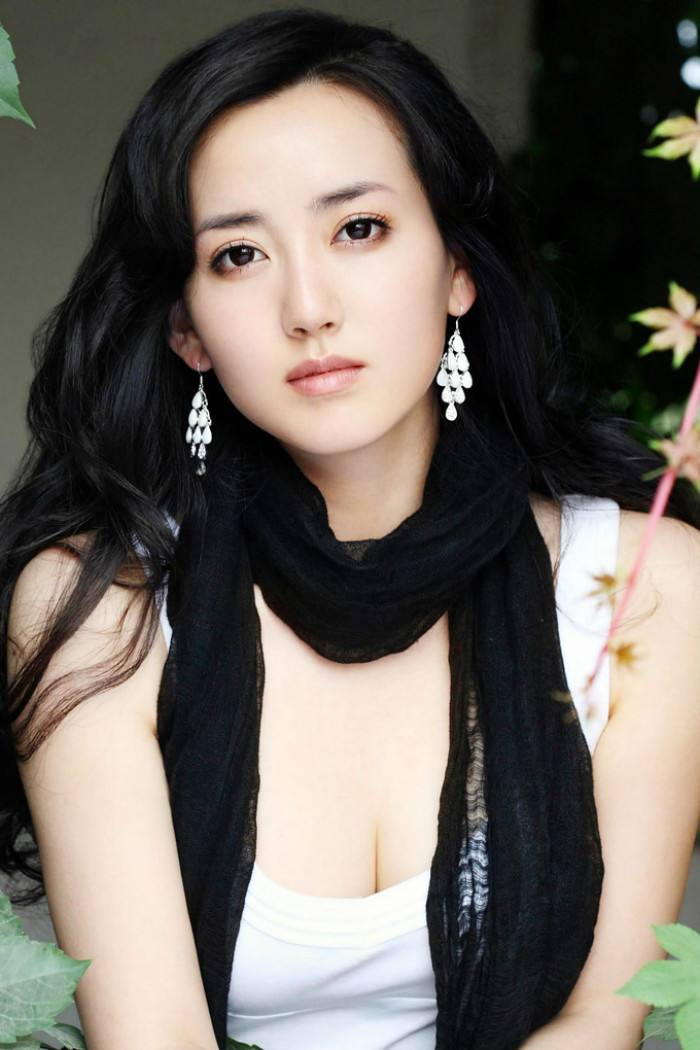
//> input picture images/beauty.jpg, 700 x 1050 px
$ ./opencv_011   (built with g++ and OpenCV 4)
//> lines starting //> are read from the running program, lines starting //| are printed output that depends on the picture
#include<opencv2/opencv.hpp>
#include<iostream>
#include<vector>
using namespace cv;
using namespace std;
int main(int argc, char** argv)
{
	Mat src = imread("D:/images/beauty.jpg", -1);
//> src is the input picture: 1050 rows x 700 cols, CV_8UC3; mean B, G, R 95.3, 102.6, 109.3
	namedWindow("source_demo", WINDOW_FREERATIO);
	if (src.empty())
	{
		printf("can`t open this ph\n");
	}
	imshow("source_demo", src);
	//做一个直方图统计
	vector<Mat> split_src;
	split(src, split_src);//先将src Mat 按照 b g r 分隔
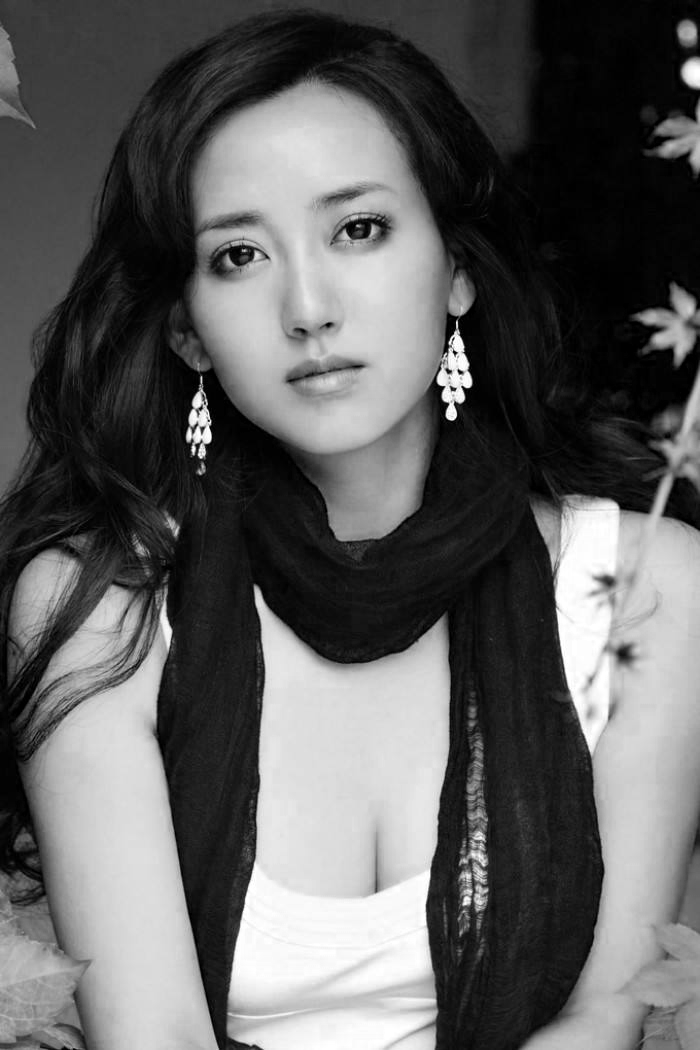
//> split_src[0]: 1050 rows x 700 cols, CV_8UC1; min 0, max 255, mean 95.3
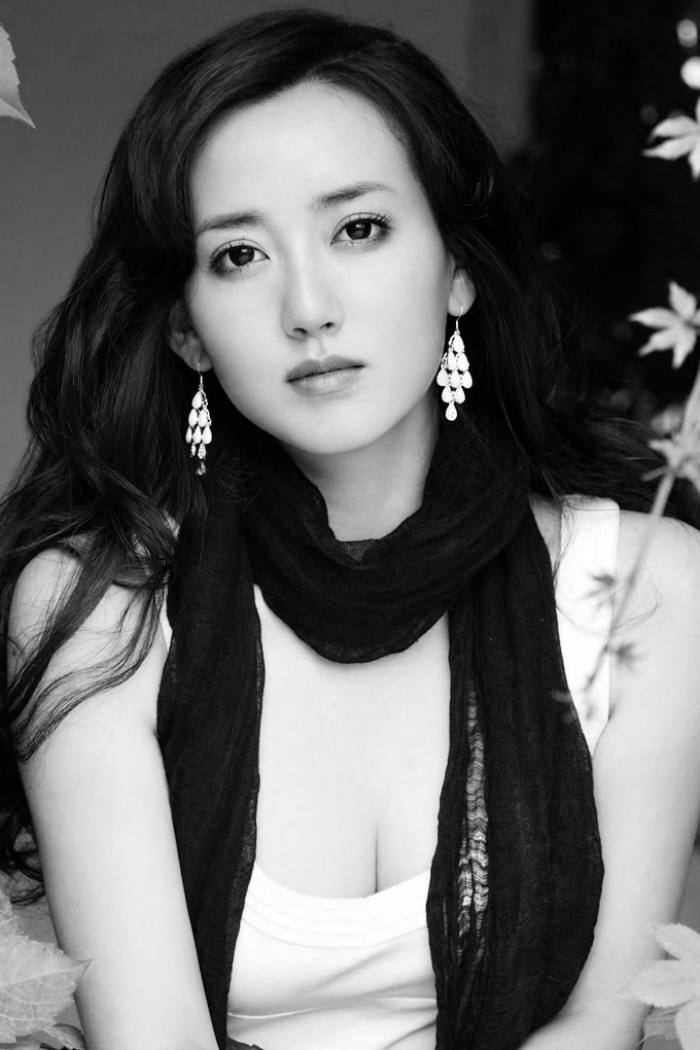
//> split_src[1]: 1050 rows x 700 cols, CV_8UC1; min 0, max 255, mean 102.6
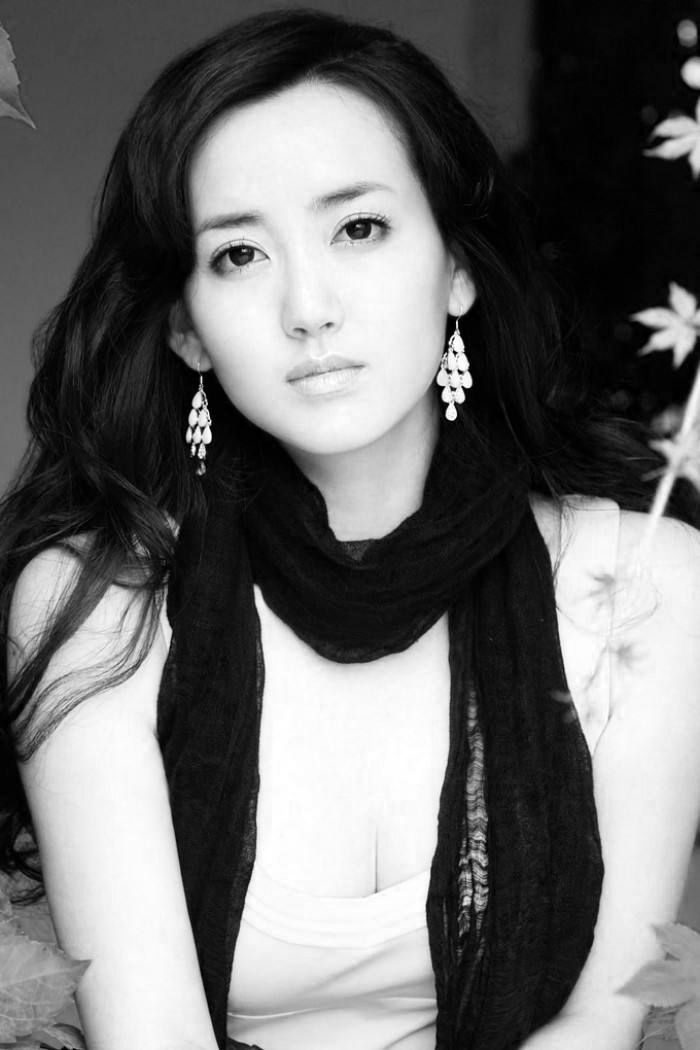
//> split_src[2]: 1050 rows x 700 cols, CV_8UC1; min 0, max 255, mean 109.3
	//这里调用cv的 直方图统计的api
	float range[] = { 0, 256 };
	const float *histRange = { range };
	//cout << histRange[1] << endl;
	Mat b_calc_h, g_calc_h, r_calc_h;
	int histSize = 256;
	calcHist(&split_src[0], 1,0, Mat(),b_calc_h,
			1,&histSize, &histRange,true,false);
//> b_calc_h = 256 values, max 16656 at index 3, min 408 at index 233, mean 2871.1
	calcHist(&split_src[1], 1, 0, Mat(), g_calc_h,
		1, &histSize, &histRange, true, false);
//> g_calc_h = 256 values, max 15492 at index 6, min 587 at index 125, mean 2871.1
	calcHist(&split_src[2], 1, 0, Mat(), r_calc_h,
		1, &histSize, &histRange, true, false);
//> r_calc_h = 256 values, max 16739 at index 4, min 525 at index 125, mean 2871.1

// [4 lines of commented-out code are left out]
	Mat canvas = Mat::zeros(Size(512, 512), CV_8UC3);
	canvas = Scalar(255, 255, 255);
	// 将通过calcHist 得到的统计直方图进行归一化 0 到512 之间
	int canvas_height = 512;
	normalize(b_calc_h,b_calc_h,0,canvas_height,NORM_MINMAX,-1,Mat());
//> b_calc_h = 256 values, max 512 at index 3, min 0 at index 233, mean 77.62
	normalize(g_calc_h, g_calc_h, 0, canvas_height, NORM_MINMAX, -1, Mat());
//> g_calc_h = 256 values, max 512 at index 6, min 0 at index 125, mean 78.46
	normalize(r_calc_h, r_calc_h, 0, canvas_height, NORM_MINMAX, -1, Mat());
//> r_calc_h = 256 values, max 512 at index 4, min 0 at index 125, mean 74.08
	// 现在开始画折线图
	for (int i = 0; i < b_calc_h.rows-1; i++)
	{
		line(canvas,Point(i*2,512-b_calc_h.at<float>(i,0)),
					Point((i+1)*2,512-b_calc_h.at<float>(i+1,0)),
					Scalar(255,0,0),2,8);
		line(canvas, Point(i * 2, 512 - g_calc_h.at<float>(i, 0)),
			Point((i + 1) * 2, 512 - g_calc_h.at<float>(i + 1, 0)),
			Scalar(0, 255, 0), 2, 8);
		line(canvas, Point(i * 2, 512 - r_calc_h.at<float>(i, 0)),
			Point((i + 1) * 2, 512 - r_calc_h.at<float>(i + 1, 0)),
			Scalar(0, 0, 255), 2, 8);
	}
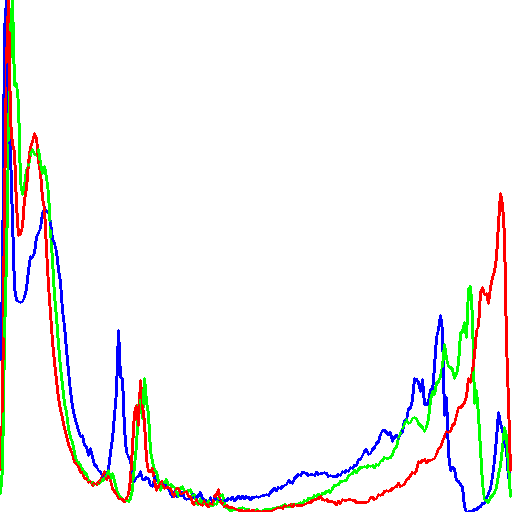
//> canvas: 512 rows x 512 cols, CV_8UC3; mean B, G, R 242.6, 243.1, 243.7
	imshow("source_demo", canvas);
	waitKey(0);
	destroyAllWindows();
	return 0;
}

$ run again, with images/IDphoto1.jpg copied over images/beauty.jpg
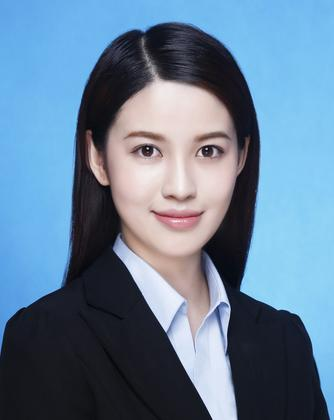
//> input picture images/IDphoto1.jpg, 334 x 420 px
//> src is the input picture: 420 rows x 334 cols, CV_8UC3; mean B, G, R 151.2, 126.6, 100.7
//> `split(src, split_src);`:
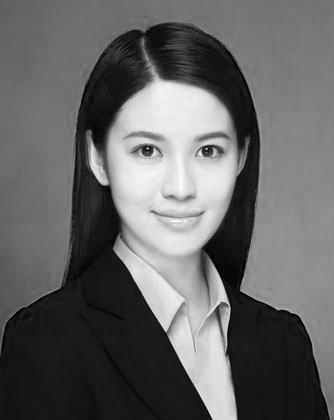
//> split_src[2]: 420 rows x 334 cols, CV_8UC1; min 0, max 255, mean 100.7
//> `calcHist(&split_src[0], 1,0, Mat(),b_calc_h, 1,&histSize, &histRange,t..`: b_calc_h = 256 values, max 6162 at index 241, min 0 at index 1, mean 548
//> `calcHist(&split_src[1], 1, 0, Mat(), g_calc_h, 1, &histSize, &histRang..`: g_calc_h = 256 values, max 5768 at index 25, min 0 at index 246, mean 548
//> `calcHist(&split_src[2], 1, 0, Mat(), r_calc_h, 1, &histSize, &histRang..`: r_calc_h = 256 values, max 6476 at index 23, min 0 at index 253, mean 548
//> `normalize(b_calc_h,b_calc_h,0,canvas_height,NORM_MINMAX,-1,Mat());`: b_calc_h = 256 values, max 512 at index 241, min 0 at index 1, mean 45.53
//> `normalize(g_calc_h, g_calc_h, 0, canvas_height, NORM_MINMAX, -1, Mat());`: g_calc_h = 256 values, max 512 at index 25, min 0 at index 246, mean 48.64
//> `normalize(r_calc_h, r_calc_h, 0, canvas_height, NORM_MINMAX, -1, Mat());`: r_calc_h = 256 values, max 512 at index 23, min 0 at index 253, mean 43.32
//> after the loop `for (int i = 0; i < b_calc_h.rows-1; i++)`:
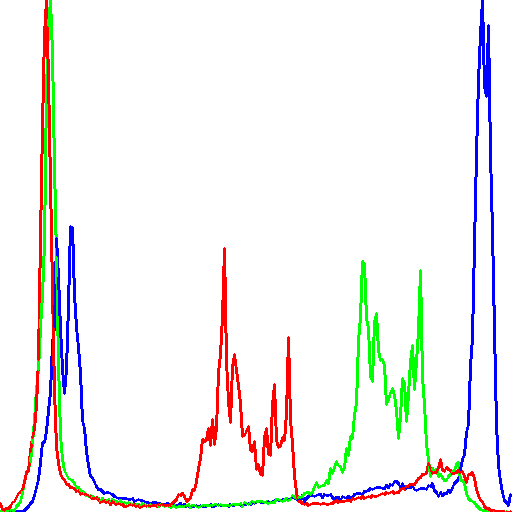
//> canvas: 512 rows x 512 cols, CV_8UC3; mean B, G, R 241.5, 241.6, 242.4
